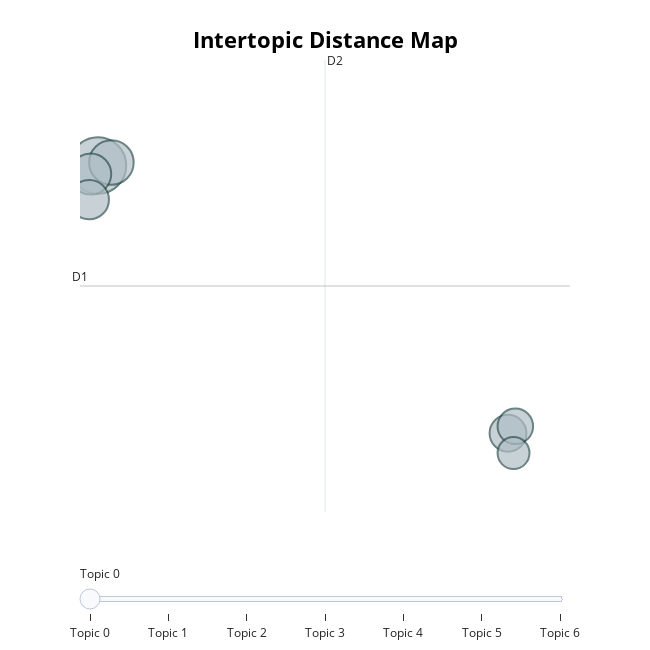

The notebook cell this image was saved under:
### Code cell
counterberto.visualize_topics()

### Figure 1 — Plotly figure (JSON) as saved in the notebook; plotly's stock layout.template omitted (floating-point values rounded to 4 significant figures)
{"data": [{"customdata": [[-4.261, 15.87, 0, "preach | hope | pharma | false | creator", 66], [-3.178, 15.94, 1, "shameful | ridicule | dislike | accusers | liers", 41], [-4.851, 15.68, 2, "curfew | pandemic | janta | oneworld | urge", 35], [-4.961, 15.08, 3, "support | usps | copy | signing | delivered", 32], [28.75, 9.627, 4, "zucker | exit | exercising | exhausted | exhausting", 28], [29.34, 9.791, 5, "zucker | exit | exercising | exhausted | exhausting", 26], [29.2, 9.166, 6, "zucker | exit | exercising | exhausted | exhausting", 21]], "hovertemplate": "<b>Topic %{customdata[2]}</b><br>Words: %{customdata[3]}<br>Size: %{customdata[4]}", "legendgroup": "", "marker": {"color": "#B0BEC5", "line": {"color": "DarkSlateGrey", "width": 2}, "size": [66, 41, 35, 32, 28, 26, 21], "sizemode": "area", "sizeref": 0.04125, "symbol": "circle"}, "mode": "markers", "name": "", "orientation": "v", "showlegend": false, "type": "scatter", "x": [-4.261, -3.178, -4.851, -4.961, 28.75, 29.34, 29.2], "xaxis": "x", "y": [15.87, 15.94, 15.68, 15.08, 9.627, 9.791, 9.166], "yaxis": "y"}], "layout": {"annotations": [{"showarrow": false, "text": "D1", "x": -5.705, "y": 13.06, "yshift": 10}, {"showarrow": false, "text": "D2", "x": 14.02, "xshift": 10, "y": 18.34}], "height": 650, "hoverlabel": {"bgcolor": "white", "font": {"family": "Rockwell", "size": 16}}, "legend": {"itemsizing": "constant", "tracegroupgap": 0}, "margin": {"t": 60}, "shapes": [{"line": {"color": "#CFD8DC", "width": 2}, "type": "line", "x0": 14.02, "x1": 14.02, "y0": 7.791, "y1": 18.34}, {"line": {"color": "#9E9E9E", "width": 2}, "type": "line", "x0": -5.705, "x1": 33.74, "y0": 13.06, "y1": 13.06}], "sliders": [{"active": 0, "pad": {"t": 50}, "steps": [{"args": [{"marker.color": [["red", "#B0BEC5", "#B0BEC5", "#B0BEC5", "#B0BEC5", "#B0BEC5", "#B0BEC5"]]}], "label": "Topic 0", "method": "update"}, {"args": [{"marker.color": [["#B0BEC5", "red", "#B0BEC5", "#B0BEC5", "#B0BEC5", "#B0BEC5", "#B0BEC5"]]}], "label": "Topic 1", "method": "update"}, {"args": [{"marker.color": [["#B0BEC5", "#B0BEC5", "red", "#B0BEC5", "#B0BEC5", "#B0BEC5", "#B0BEC5"]]}], "label": "Topic 2", "method": "update"}, {"args": [{"marker.color": [["#B0BEC5", "#B0BEC5", "#B0BEC5", "red", "#B0BEC5", "#B0BEC5", "#B0BEC5"]]}], "label": "Topic 3", "method": "update"}, {"args": [{"marker.color": [["#B0BEC5", "#B0BEC5", "#B0BEC5", "#B0BEC5", "red", "#B0BEC5", "#B0BEC5"]]}], "label": "Topic 4", "method": "update"}, {"args": [{"marker.color": [["#B0BEC5", "#B0BEC5", "#B0BEC5", "#B0BEC5", "#B0BEC5", "red", "#B0BEC5"]]}], "label": "Topic 5", "method": "update"}, {"args": [{"marker.color": [["#B0BEC5", "#B0BEC5", "#B0BEC5", "#B0BEC5", "#B0BEC5", "#B0BEC5", "red"]]}], "label": "Topic 6", "method": "update"}]}], "title": {"font": {"color": "Black", "size": 22}, "text": "<b>Intertopic Distance Map", "x": 0.5, "xanchor": "center", "y": 0.95, "yanchor": "top"}, "width": 650, "xaxis": {"anchor": "y", "domain": [0, 1], "range": [-5.705, 33.74], "title": {"text": ""}, "visible": false}, "yaxis": {"anchor": "x", "domain": [0, 1], "range": [7.791, 18.34], "title": {"text": ""}, "visible": false}}}
